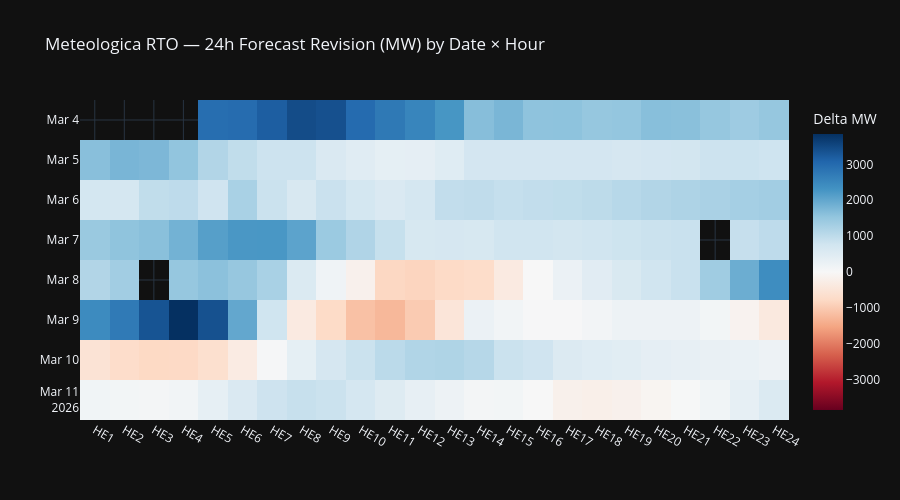

Write notebook code for a chart like this one.
### Code cell
# Heatmap: 24h delta across all dates x hours
pivot_24h = df.pivot_table(
    index="forecast_date", columns="hour_ending", values="delta_24h",
)

fig = px.imshow(
    pivot_24h.values,
    x=[f"HE{int(c)}" for c in pivot_24h.columns],
    y=[str(d) for d in pivot_24h.index],
    color_continuous_scale="RdBu",
    color_continuous_midpoint=0,
    aspect="auto",
    title="Meteologica RTO \u2014 24h Forecast Revision (MW) by Date \u00d7 Hour",
    labels={"color": "Delta MW"},
    template="plotly_dark",
)
fig.update_layout(height=500)
fig.show()

### Figure 1 — Plotly figure (JSON) as saved in the notebook; plotly's stock layout.template omitted (floating-point values rounded to 4 significant figures; data arrays with more than 128 entries replaced by an {"elided": "..."} marker saying what was removed)
{"data": [{"coloraxis": "coloraxis", "hovertemplate": "x: %{x}<br>y: %{y}<br>Delta MW: %{z}<extra></extra>", "name": "0", "type": "heatmap", "x": ["HE1", "HE2", "HE3", "HE4", "HE5", "HE6", "HE7", "HE8", "HE9", "HE10", "HE11", "HE12", "HE13", "HE14", "HE15", "HE16", "HE17", "HE18", "HE19", "HE20", "HE21", "HE22", "HE23", "HE24"], "xaxis": "x", "y": ["2026-03-04", "2026-03-05", "2026-03-06", "2026-03-07", "2026-03-08", "2026-03-09", "2026-03-10", "2026-03-11"], "yaxis": "y", "z": {"elided": "8x24 float values"}}], "layout": {"coloraxis": {"cmid": 0, "colorbar": {"title": {"text": "Delta MW"}}, "colorscale": [[0, "rgb(103,0,31)"], [0.1, "rgb(178,24,43)"], [0.2, "rgb(214,96,77)"], [0.3, "rgb(244,165,130)"], [0.4, "rgb(253,219,199)"], [0.5, "rgb(247,247,247)"], [0.6, "rgb(209,229,240)"], [0.7, "rgb(146,197,222)"], [0.8, "rgb(67,147,195)"], [0.9, "rgb(33,102,172)"], [1, "rgb(5,48,97)"]]}, "height": 500, "title": {"text": "Meteologica RTO — 24h Forecast Revision (MW) by Date × Hour"}, "xaxis": {"anchor": "y", "domain": [0, 1]}, "yaxis": {"anchor": "x", "autorange": "reversed", "domain": [0, 1]}}}
